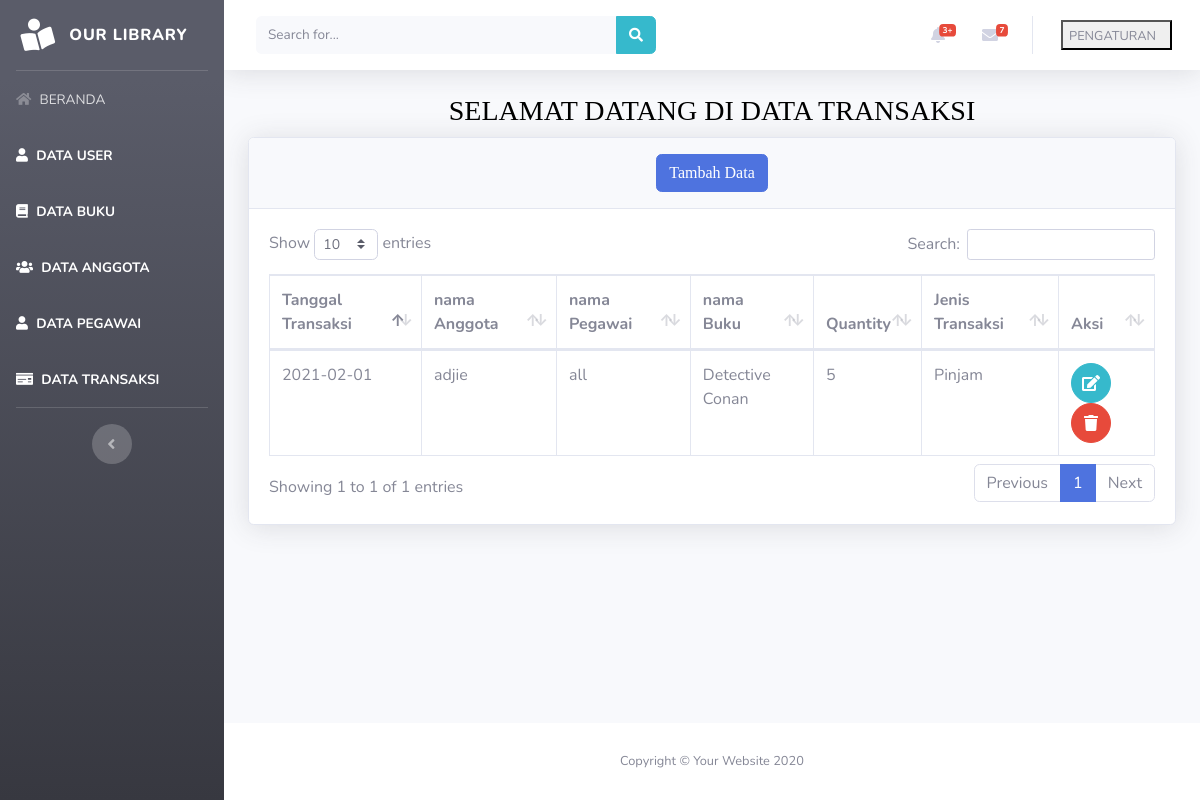
Page /beranda.php?page=transaksi on the committed database.
### tables this page shows
CREATE TABLE `tabel_transaksi` (
  `id_transaksi` int(5) NOT NULL,
  `tanggal_transaksi` date NOT NULL,
  `id_anggota` int(5) NOT NULL,
  `id_pegawai` int(5) NOT NULL,
  `id_buku` int(7) NOT NULL,
  `quantity` int(2) NOT NULL,
  `jenis_transaksi` enum('Pinjam','Kembali') NOT NULL
);

CREATE TABLE `tabel_anggota` (
  `id_anggota` int(5) NOT NULL,
  `nama_anggota` varchar(50) NOT NULL,
  `jenis_kelamin` enum('l','p') NOT NULL,
  `alamat` text NOT NULL,
  `no_hp` varchar(20) NOT NULL
);

CREATE TABLE `tabel_pegawai` (
  `id_pegawai` int(5) NOT NULL,
  `nama_pegawai` varchar(50) NOT NULL,
  `jenis_kelamin` enum('l','p') NOT NULL,
  `alamat` text NOT NULL,
  `no_hp` varchar(20) NOT NULL,
  `jabatan` varchar(30) NOT NULL
);

CREATE TABLE `tabel_buku` (
  `id_buku` int(7) NOT NULL,
  `isbn` varchar(30) NOT NULL,
  `nama_buku` varchar(50) NOT NULL,
  `penulis` varchar(50) NOT NULL,
  `penerbit` varchar(50) NOT NULL,
  `tahun_terbit` year(4) NOT NULL
);

### views/transaksi/transaksi.php (the view, shortened to what this page needs)
<div class="container-fluid">
    <h1 class="h3 mb-2 text-gray-800" align="center"><font color="black" face="fantasy">SELAMAT DATANG DI DATA TRANSAKSI</font></h1>
    <div class="card shadow mb-4">
        <div class="card-header py-3" align="center">
            <a href="beranda.php?page=transaksi&aksi=add">
                <button class="btn btn-primary"><font color="white" face="fantasy">Tambah Data</font></button>
            </a>
        </div>
        <div class="card-body">
            <div class="table-responsive">
                <table class="table table-bordered" id="dataTable" width="100%" cellspacing="0">
                    <thead>
                        <tr>
                            <th>Tanggal Transaksi</th>
                            <th>nama Anggota</th>
                            <th>nama Pegawai</th>
                            <th>nama Buku</th>
                            <th>Quantity</th>
                            <th>Jenis Transaksi</th>
                            <th>Aksi</th>
                        </tr>
                    </thead>
                    <tbody>
                    <?php
                        $sql = "SELECT t.*,b.nama_buku,a.nama_anggota,p.nama_pegawai from tabel_transaksi t left join tabel_buku b on t .id_buku = b.id_buku left join tabel_anggota a on t.id_anggota = a.id_anggota left join tabel_pegawai p on t.id_pegawai = p.id_pegawai";
                        $show = $database->query($sql);
                        foreach($show as $transaksi):
                    ?>
                        <tr>
                            <td><?php echo $transaksi['tanggal_transaksi']?></td>
                            <td><?php echo $transaksi['nama_anggota']?></td>
                            <td><?php echo $transaksi['nama_pegawai']?></td>
                            <td><?php echo $transaksi['nama_buku']?></td>
                            <td><?php echo $transaksi['quantity']?></td>
                            <td><?php echo $transaksi['jenis_transaksi']?></td>
                            <td>
                                 <a href="beranda.php?page=transaksi&aksi=edit&id=<?php echo $transaksi['id_transaksi']?>"
                                     class="btn btn-info btn-circle">
                                    <i class="fas fa-edit"></i>
                                 </a>
                                 <a href="model/transaksi/prosesdeletetransaksi.php?id=<?php echo $transaksi['id_transaksi']?>"
                                     class="btn btn-danger btn-circle">
                                    <i class="fas fa-trash"></i>
                                 </a>
                            </td>
                        </tr>
                        <?php endforeach; ?>
                    </tbody>
                 </table>
            </div>
        </div>
    </div>
</div>

### rows in the picture
tabel_transaksi: tanggal_transaksi "2021-02-01", id_anggota.nama_anggota "adjie", id_pegawai.nama_pegawai "all", id_buku.nama_buku "Detective Conan", quantity "5", jenis_transaksi "Pinjam"
